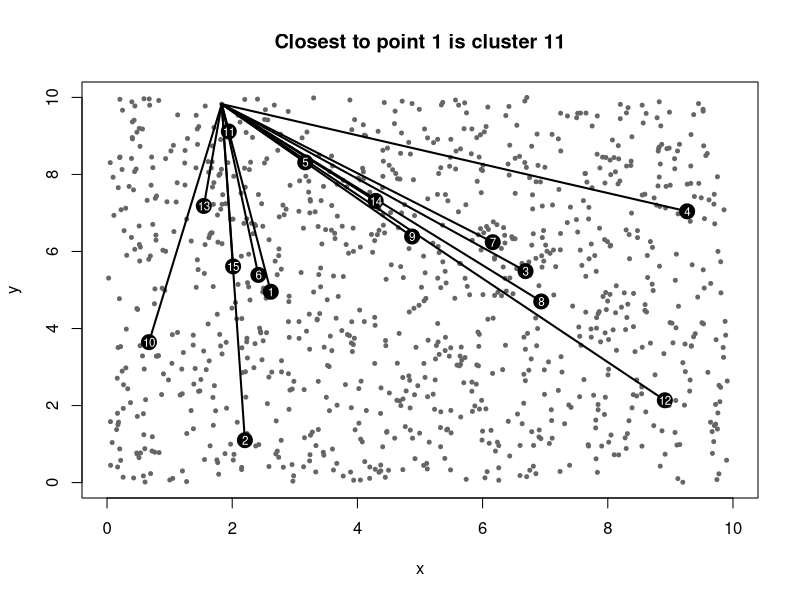
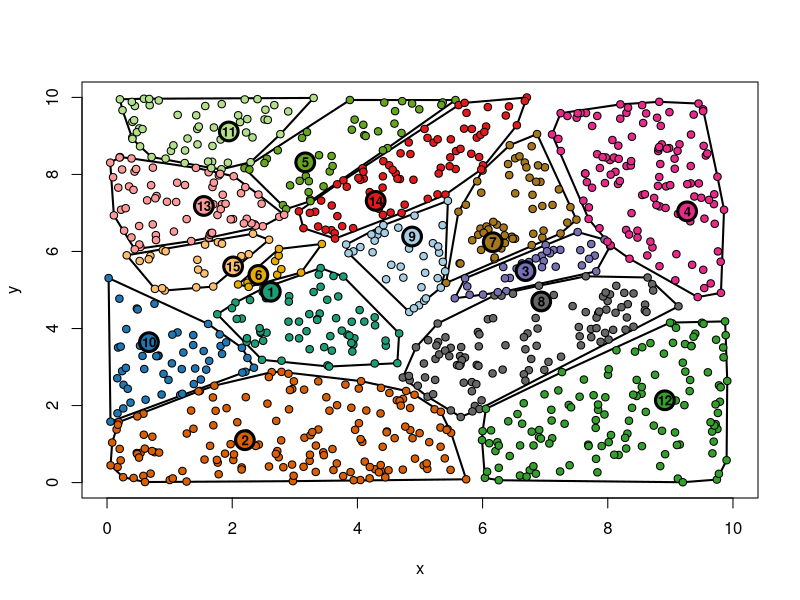
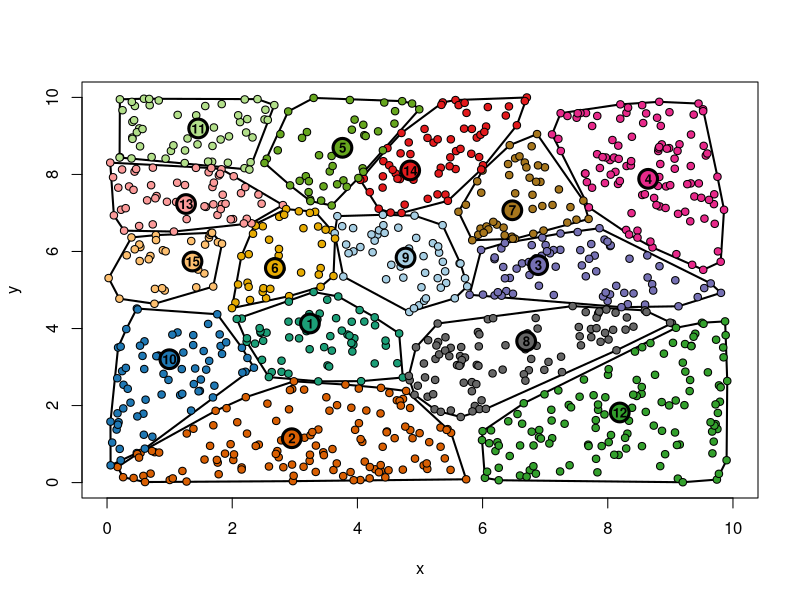
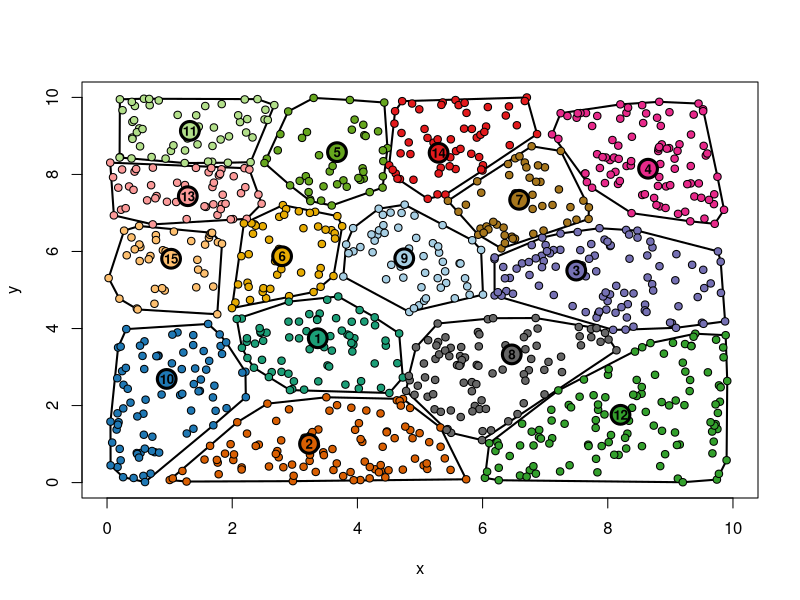
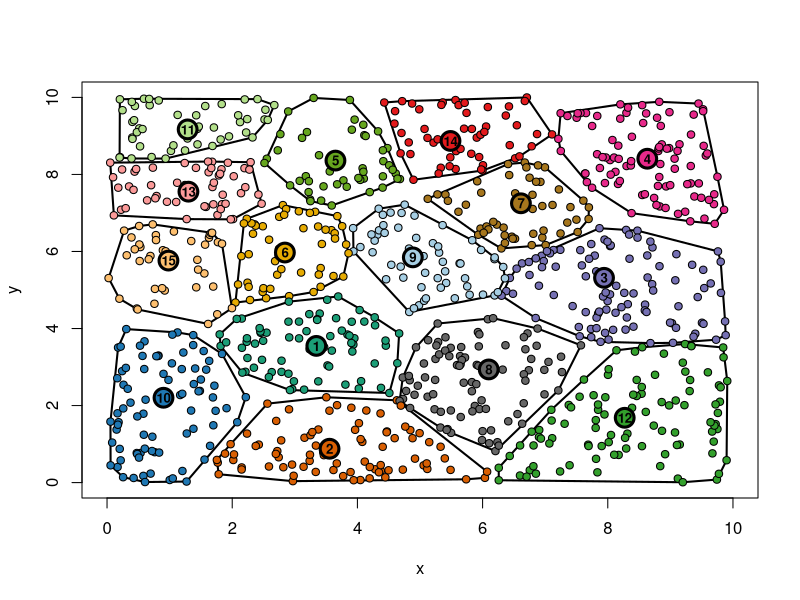
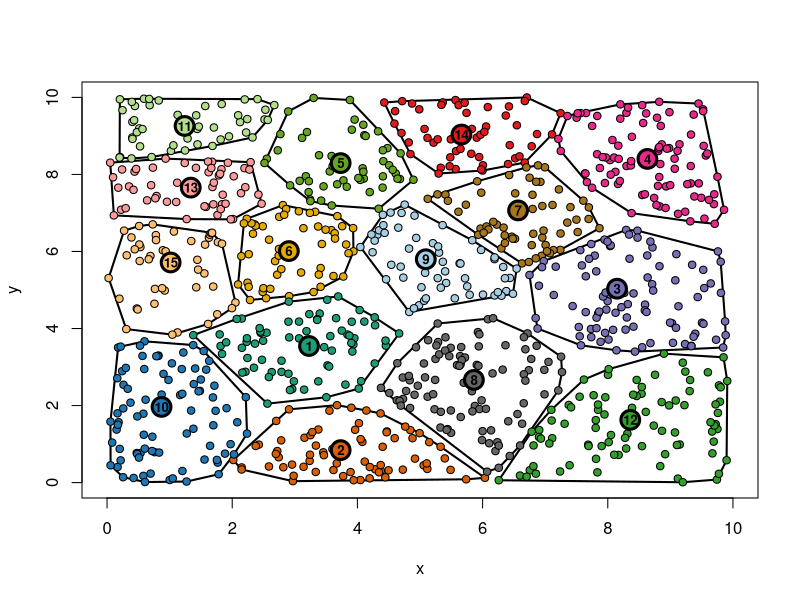
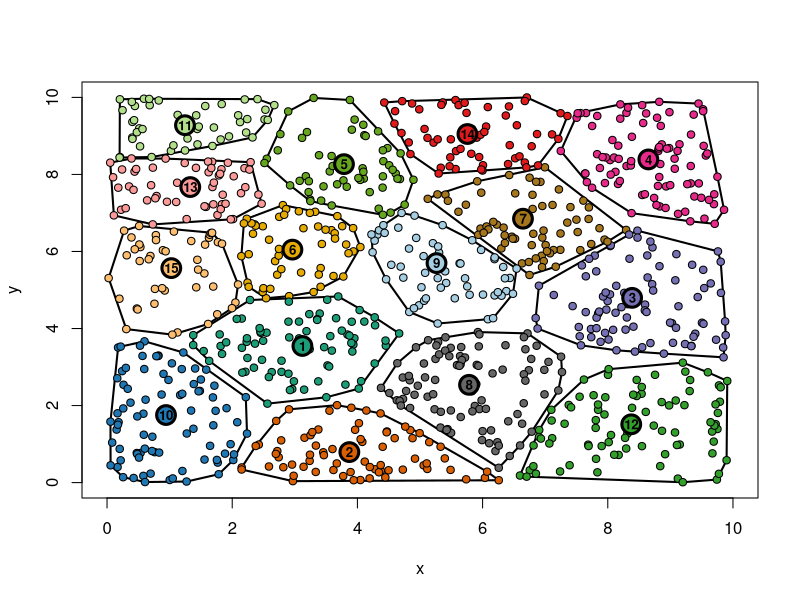
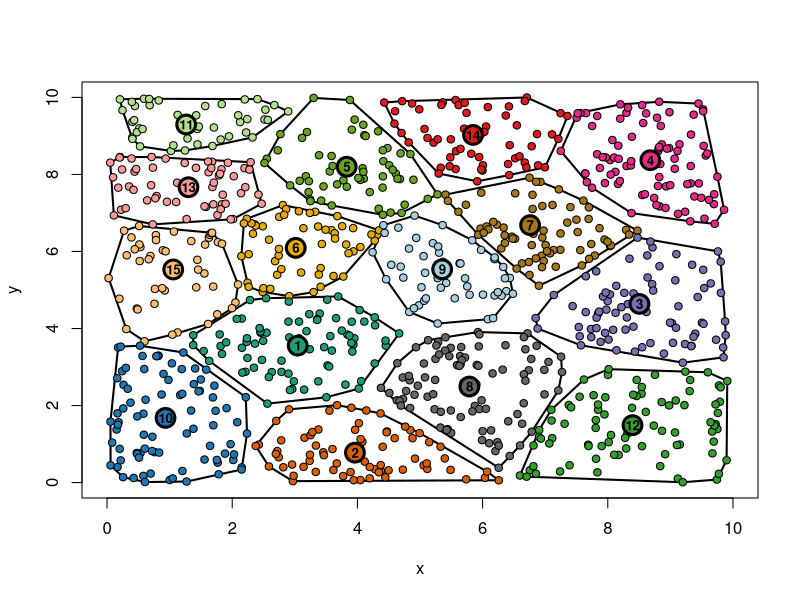

Generate these figures, in order, with R:

# NO. of clusters
nclust <- 15
# NO. of cases(points)
npts <- 1000
# NO. of features
nCol <- 1000
# NO. of iterations
iters <- 1000
# threshold ?
threshold <- 0.02

# matrix to store the centers of clusters after each iteration
# 1st dimension: cluster id (1-15)
# 2nd dimension: cluster name, x value, y value
# 3rd dimension: iteration (1-1000)
cluster.means <- array(dim=c(nclust, 3, iters+1), 
                       dimnames=list(1:nclust, c('cluster', 'x', 'y'), NULL))

# initial mean vector, randomly generated
cluster.means[,,1] <- c(1:nclust, runif(2*nclust, 0, 10)) 
# generate 1000 random scattered points
pts <- matrix(c(runif(2*npts, 0, 10)), ncol=2)
#pts <- as.matrix(data)
# each row represents the i-th iteration clustering result, (m, n) is the clustering result 
# of the n-th (1 - 1000) point after the m-th iteration. 
cluster <- matrix(nrow=npts, ncol=iters)
# NO. of points in each cluster after the i-th iteration, nclust * npts
inclust <- matrix(nrow=nclust, ncol=iters)

# Quick peek at what's going on...
checkpt <- 1
x <- pts[checkpt, ] # interrogate this point
closest <- which.min(dist(rbind(x, cluster.means[, -1, 1]))[1:nclust])
# plot all the points, pch is the point type, cex is the size of point
plot(pts, pch=20, cex=0.8, col='gray40', xlim=c(0, 10), ylim=c(0, 10), xlab='x', 
     ylab='y', main=sprintf('Closest to point %s is cluster %s', checkpt, closest))
# plot cluster means point, bigger than the other points 
points(cluster.means[, -1, 1], cex=3, pch=20)
# draw lines from the 1st point x to the 15 cluster means, the length of lines
# denote the distance
segments(rep(pts[checkpt,1], nclust), rep(pts[checkpt,2], nclust), 
         cluster.means[, 2, 1], cluster.means[, 3, 1], lwd=2)
# give label to the 15 cluster means points
text(cluster.means[, 2, 1], cluster.means[, 3, 1], cex=0.7, col=0)

library(RColorBrewer)
library(plyr)
cols <- c(brewer.pal(8, 'Dark2'), brewer.pal(12, 'Paired'), brewer.pal(9, 'Set1'))

for (i in 1:iters) {
  # the i-th row stores the label of all points after the i-th iteration
  cluster[,i] <- apply(pts, 1, function(x) {
    # calculate the distance between point x and the cluster centers
    # the cluster means after i-th iteration is store in cluster.means[, , 1]
    # [1:nclust] means only get the first column of distance, which is
    # x away from 1, 2, 3, ..., 15-th cluster mean
    which.min(dist(rbind(x, cluster.means[, 2:3, i]))[1:nclust])
  })
  
  # NO. of points in each cluster after the i-th iteration
  inclust[, i] <- sapply(1:nclust, function(x) length(which(cluster[, i]==x)))
  
  if (i > 1) {
    if(all(na.omit(abs(1 - (inclust[, i] / inclust[, i-1])) < threshold))) break
  }
  # calculate the new cluster means of each cluster after i-th iteration
  new.means <- aggregate(pts, list(cluster[, i]), mean)
  colnames(new.means) <- c('cluster', 'x', 'y')
  
  # eliminate the null cluster center means, and then assign the new cluster means
  # to (i+1)-th iteration clustering result
  tmp <- as.matrix(merge(cluster.means[,, i], new.means, by='cluster', all.x=TRUE))
  tmp[is.na(tmp[,4]), 4:5] <- tmp[is.na(tmp[,4]), 2:3]
  cluster.means[,, i+1] <- tmp[, -(2:3)]
  
  # type='n' for no plotting, no points plotted at this step
  plot(pts, xlim=c(0, 10), ylim=c(0, 10), type='n', ylab='y', xlab='x')
  sapply(unique(cluster[,i]), function(x) {
    p <- pts[cluster[,i]==x,]
    hull <- chull(p)
    polygon(p[hull,1], p[hull,2], border=1, lwd=2)
  })
  points(pts, pch=21, bg=cols[cluster[, i]], xlim=c(0, 10), ylim=c(0, 10))
  points(cluster.means[,-1,i], pch=21, cex=2.5, bg=cols, col=1, lwd=3)
  text(cluster.means[, 2, i], cluster.means[, 3, i], cex=0.8, col=1, font=2)
}